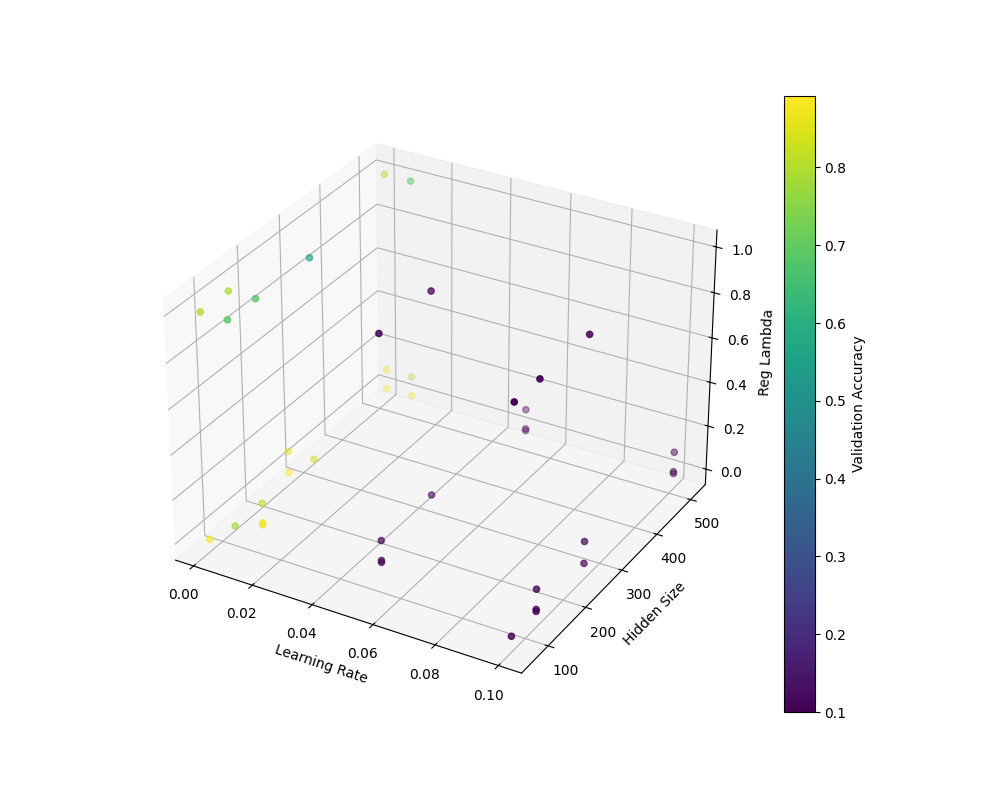

Write the Python code that produced this figure.
import numpy as np
import matplotlib.pyplot as plt
from mpl_toolkits.mplot3d import Axes3D
from model import NeuralNetwork
from sklearn.model_selection import ParameterSampler
import json
from tqdm import tqdm

# 加载数据
X_train = np.load('./data/X_train.npy')
y_train = np.load('./data/y_train.npy')
X_val = np.load('./data/X_test.npy')
y_val = np.load('./data/y_test.npy')

# 定义超参数空间
param_distributions = {
    'learning_rate': [0.001, 0.01, 0.05, 0.1],
    'hidden_size': [64, 128, 256, 512],
    'reg_lambda': [0.001, 0.01, 0.1, 1.0]
}

# 初始化最佳值记录器和性能记录列表
best_val_loss = np.inf
best_params = {}
all_results = []

# 创建参数的随机组合
n_iter = 40
epochs = 50
batch_size = 32
param_list = list(ParameterSampler(param_distributions, n_iter=n_iter))
for params in tqdm(param_list):
    # 创建神经网络模型
    nn = NeuralNetwork(input_size=X_train.shape[1], hidden_size=params['hidden_size'],
                       output_size=10, activation='relu', reg_lambda=params['reg_lambda'])

    # 训练模型
    for epoch in range(epochs):
        indices = np.random.permutation(X_train.shape[0])
        X_train_shuffled = X_train[indices]
        y_train_shuffled = y_train[indices]

        for i in range(0, X_train.shape[0], batch_size):
            X_batch = X_train_shuffled[i:i + batch_size]
            y_batch = y_train_shuffled[i:i + batch_size]
            y_pred = nn.forward(X_batch)
            loss = nn.compute_loss(y_pred, y_batch)
            nn.backward(X_batch, y_batch, lr=params['learning_rate'])

        # 在验证集上评估
        y_pred_val = nn.forward(X_val)
        val_loss = nn.compute_loss(y_pred_val, y_val)
        val_acc = np.mean(np.argmax(y_pred_val, axis=1) == np.argmax(y_val, axis=1))

    all_results.append({'params': params, 'val_acc': val_acc})

    if val_loss < best_val_loss:
        best_val_loss = val_loss
        best_params = params

# 3D 可视化
fig = plt.figure(figsize=(10, 8))
ax = fig.add_subplot(111, projection='3d')

# 提取每个参数和准确率
xs = [r['params']['learning_rate'] for r in all_results]
ys = [r['params']['hidden_size'] for r in all_results]
zs = [r['params']['reg_lambda'] for r in all_results]
colors = [r['val_acc'] for r in all_results]

p = ax.scatter(xs, ys, zs, c=colors, cmap='viridis', marker='o', depthshade=True)
ax.set_xlabel('Learning Rate')
ax.set_ylabel('Hidden Size')
ax.set_zlabel('Reg Lambda')
fig.colorbar(p, ax=ax, label='Validation Accuracy')

plt.show()

# 输出和保存最佳参数
print(f"Best validation loss: {best_val_loss}")
print(f"Best parameters: {best_params}")
with open('./data/best_params.json', 'w') as f:
    json.dump(best_params, f, indent=4)
